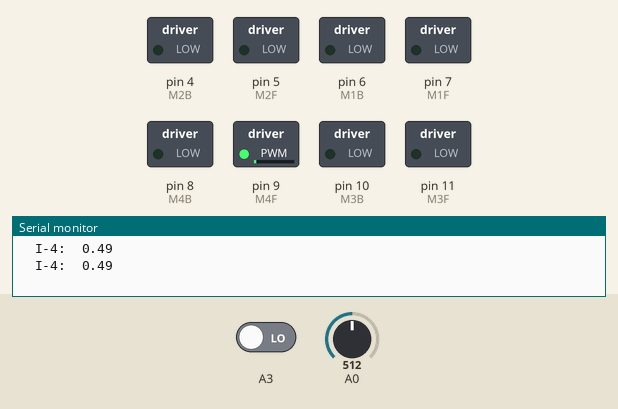
Recording of a sketch running on a simulated Arduino Leonardo, built for the host (arithmetic inside an expression is 32-bit, double 64-bit). Parts: switched loads named in the sketch (green lamp = pin HIGH), the last lines printed to the serial monitor. The test bench sets the inputs (shaded band); at power-on: A3 LOW, A0 = 512.

Above: at 5.8 s.
5.9 s: A3 driven HIGH
At 36.4 s:
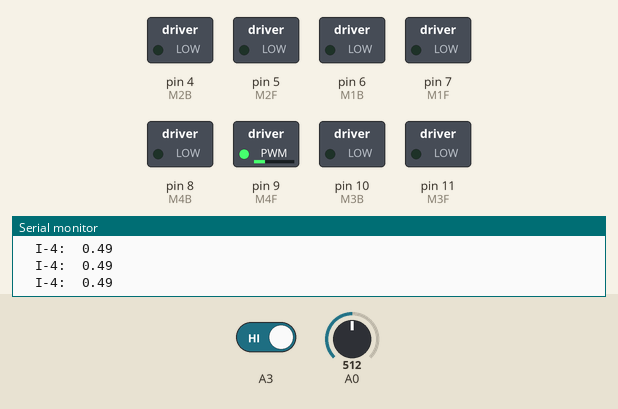
Timing chart, 0 to 41.5 s (numbered marks = the images above; inputs shaded):
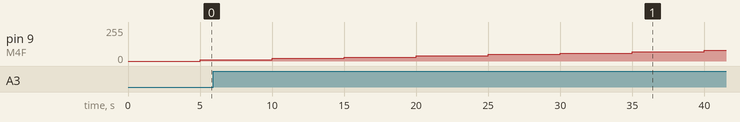

The sketch:

C3_test4.ino
```cpp
#define ppv 120.0
//--------Corrientes -----------------------------
#define I_M1 analogRead(A3)
#define I_M2 analogRead(A2)
#define I_M3 analogRead(A1)
#define I_M4 analogRead(A0)

//------Pines PWM Motores -------------------------
#define M1F 7
#define M1B 6
#define M2F 5
#define M2B 4
#define M3F 11
#define M3B 10
#define M4F 9
#define M4B 8

int sensorValue_sin_offset = 0;
int corriente_analog = 0;
float voltaje = 12.0;
float corriente_voltaje = 0;
float corriente = 0;

///////////////////////////////////////////
unsigned long startTime;
unsigned long elapsedTime;
unsigned long oldTime;
unsigned long lastTime;
float velocidad;

void setup() {

 //pines motor
 Serial.begin(115200);
 pinMode(M1F, OUTPUT);
 pinMode(M1B, OUTPUT);
 pinMode(M2F, OUTPUT);
 pinMode(M2B, OUTPUT);
 pinMode(M3F, OUTPUT);
 pinMode(M3B, OUTPUT);
 pinMode(M4F, OUTPUT);
 pinMode(M4B, OUTPUT);

TCCR3B = TCCR3B & B11111000 | B00000010;    // Pines 2/3/5 set timer 3 divisor to 8 for PWM frequency of  3921.16 Hz ----> Queda!
TCCR4B = TCCR4B & B11111000 | B00000011;    // Pines 6/7/8 set timer 4 divisor to  8 for PWM frequency of  3921.16 Hz
TCCR2B = TCCR2B & B11111000 | B00000011;    // Pines 9/10 set timer 2 divisor to 8 for PWM frequency of  3921.16 Hz
TCCR1B = TCCR1B & B11111000 | B00000010;    // Pines 11/12 set timer 1 divisor to 8 for PWM frequency of  3921.16 Hz
//TCCR0B = TCCR0B & B11111000 | B00000011;  // Pines 4/13 set timer 0 divisor to    64 for PWM frequency of   976.56 Hz (Default)
//https://arduino-info.wikispaces.com/Arduino-PWM-Frequency

 pinMode(20, INPUT);
 pinMode(21, INPUT);
 //attachInterrupt(0, blink, CHANGE); //pin2
 attachInterrupt(2, blink, RISING); //pin2

}

void loop() {
//ejecucion de pwms
  for(int j = 0;j<=250;j+=10){

  analogWrite(M4F,j);
  analogWrite(M4B,0);
  Serial.print("  I-4:  ");
  Serial.println(calculo_corriente(I_M4));
  delay(5000);
  }

  delay(2000);

  for(int j = 250;j>=0;j-=10){

  analogWrite(M4F,j);
  analogWrite(M4B,0);
  Serial.print("  I-4:  ");
  Serial.println(calculo_corriente(I_M4));
  delay(5000);
  }

  delay(2000);

  for(int j = 0;j<=250;j+=10){

  analogWrite(M4F,0);
  analogWrite(M4B,j);
  Serial.print("  I-4:  ");
  Serial.println(calculo_corriente(I_M4));
  delay(5000);
  }

  delay(2000);

  for(int j = 250;j>=0;j-=10){

  analogWrite(M4F,0);
  analogWrite(M4B,j);
  Serial.print("  I-4:  ");
  Serial.println(calculo_corriente(I_M4));
  delay(5000);
  }

  delay(2000);
}


float calculo_corriente(int analog){

  sensorValue_sin_offset = analog-510;
  corriente_voltaje = sensorValue_sin_offset*5000.0/1023.0;
  corriente = corriente_voltaje/20.0;

  return corriente;
}


void blink()
{
  elapsedTime = micros() - oldTime;
  oldTime = micros();
  velocidad   = 60000000.0/(elapsedTime*ppv);
  Serial.println(velocidad);
}
```
